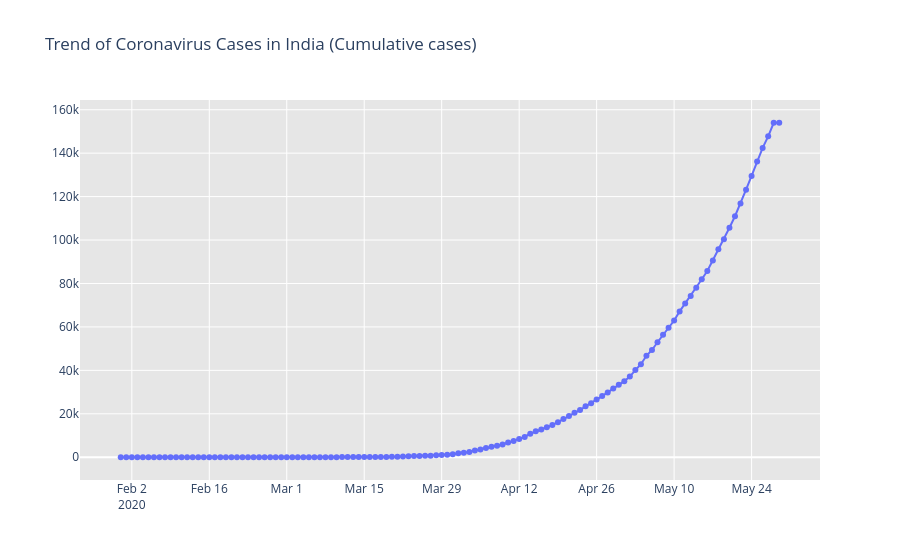

The cell this chart's notebook holds for it:
### Code cell
fig = go.Figure()
fig.add_trace(go.Scatter(x=df_daywise_India['Date'], y = df_daywise_India['Confirmed'], mode='lines+markers',name='Total Cases'))
fig.update_layout(title_text='Trend of Coronavirus Cases in India (Cumulative cases)',plot_bgcolor='rgb(230, 230, 230)')
fig.show()
